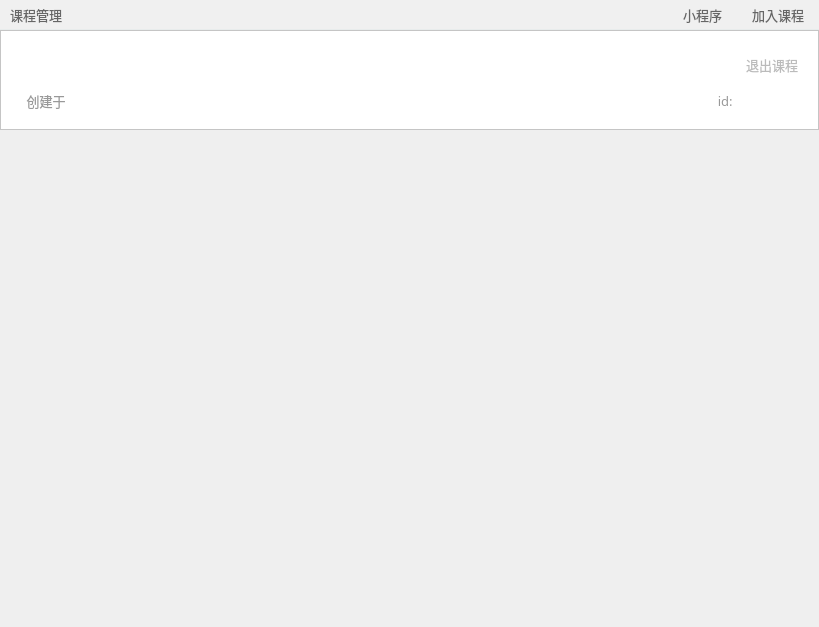
<?xml version="1.0" encoding="UTF-8"?>
<ui version="4.0">
 <class>SCourseManagementWidget</class>
 <widget class="QWidget" name="SCourseManagementWidget">
  <property name="geometry">
   <rect>
    <x>0</x>
    <y>0</y>
    <width>819</width>
    <height>627</height>
   </rect>
  </property>
  <property name="windowTitle">
   <string>Form</string>
  </property>
  <layout class="QGridLayout" name="gridLayout_2">
   <property name="leftMargin">
    <number>0</number>
   </property>
   <property name="topMargin">
    <number>0</number>
   </property>
   <property name="rightMargin">
    <number>0</number>
   </property>
   <property name="bottomMargin">
    <number>0</number>
   </property>
   <property name="spacing">
    <number>0</number>
   </property>
   <item row="1" column="0">
    <widget class="QFrame" name="function_btn_frame">
     <property name="minimumSize">
      <size>
       <width>0</width>
       <height>30</height>
      </size>
     </property>
     <property name="styleSheet">
      <string notr="true">QFrame {
	background: #f0f0f0;
	border: none;
	border-bottom: 1px solid #E8ECEC;
}</string>
     </property>
     <property name="frameShape">
      <enum>QFrame::StyledPanel</enum>
     </property>
     <property name="frameShadow">
      <enum>QFrame::Raised</enum>
     </property>
     <layout class="QHBoxLayout" name="horizontalLayout_4">
      <property name="spacing">
       <number>20</number>
      </property>
      <property name="leftMargin">
       <number>10</number>
      </property>
      <property name="topMargin">
       <number>0</number>
      </property>
      <property name="rightMargin">
       <number>10</number>
      </property>
      <property name="bottomMargin">
       <number>0</number>
      </property>
      <item>
       <widget class="QLabel" name="label_26">
        <property name="font">
         <font>
          <family>微软雅黑</family>
          <pointsize>10</pointsize>
         </font>
        </property>
        <property name="styleSheet">
         <string notr="true">QFrame {
	color: #666666;
	background: none;
	border: none;
}</string>
        </property>
        <property name="text">
         <string>课程管理</string>
        </property>
       </widget>
      </item>
      <item>
       <spacer name="horizontalSpacer_8">
        <property name="orientation">
         <enum>Qt::Horizontal</enum>
        </property>
        <property name="sizeHint" stdset="0">
         <size>
          <width>40</width>
          <height>20</height>
         </size>
        </property>
       </spacer>
      </item>
      <item>
       <widget class="QPushButton" name="mini_program_btn">
        <property name="minimumSize">
         <size>
          <width>0</width>
          <height>25</height>
         </size>
        </property>
        <property name="maximumSize">
         <size>
          <width>16777215</width>
          <height>25</height>
         </size>
        </property>
        <property name="font">
         <font>
          <family>微软雅黑</family>
          <pointsize>10</pointsize>
         </font>
        </property>
        <property name="cursor">
         <cursorShape>PointingHandCursor</cursorShape>
        </property>
        <property name="styleSheet">
         <string notr="true">QPushButton {
	color: #666666;
	background: none;
	border: none;
	border-radius: 5px;
	padding-left: 5px;
	padding-right: 5px;
}

QPushButton:hover {
	background-color: #dedede;
}</string>
        </property>
        <property name="text">
         <string>小程序</string>
        </property>
        <property name="icon">
         <iconset resource="../../Status.qrc">
          <normaloff>:/button/Resources/material/button/mini_program.png</normaloff>:/button/Resources/material/button/mini_program.png</iconset>
        </property>
       </widget>
      </item>
      <item>
       <widget class="QPushButton" name="raise_hand_btn">
        <property name="sizePolicy">
         <sizepolicy hsizetype="Minimum" vsizetype="Fixed">
          <horstretch>0</horstretch>
          <verstretch>0</verstretch>
         </sizepolicy>
        </property>
        <property name="minimumSize">
         <size>
          <width>0</width>
          <height>25</height>
         </size>
        </property>
        <property name="maximumSize">
         <size>
          <width>16777215</width>
          <height>25</height>
         </size>
        </property>
        <property name="font">
         <font>
          <family>微软雅黑</family>
          <pointsize>10</pointsize>
         </font>
        </property>
        <property name="cursor">
         <cursorShape>PointingHandCursor</cursorShape>
        </property>
        <property name="styleSheet">
         <string notr="true">QPushButton {
	color: #666666;
	background: none;
	border: none;
	border-radius: 5px;
	padding-left: 5px;
	padding-right: 5px;
}

QPushButton:hover {
	background-color: #dedede;
}</string>
        </property>
        <property name="text">
         <string>加入课程</string>
        </property>
        <property name="icon">
         <iconset resource="../../Status.qrc">
          <normaloff>:/button/Resources/material/button/join_in.png</normaloff>:/button/Resources/material/button/join_in.png</iconset>
        </property>
        <property name="iconSize">
         <size>
          <width>15</width>
          <height>15</height>
         </size>
        </property>
       </widget>
      </item>
     </layout>
    </widget>
   </item>
   <item row="3" column="0">
    <spacer name="verticalSpacer_3">
     <property name="orientation">
      <enum>Qt::Vertical</enum>
     </property>
     <property name="sizeHint" stdset="0">
      <size>
       <width>20</width>
       <height>40</height>
      </size>
     </property>
    </spacer>
   </item>
   <item row="2" column="0">
    <widget class="QFrame" name="course_base_frame">
     <property name="minimumSize">
      <size>
       <width>819</width>
       <height>100</height>
      </size>
     </property>
     <property name="maximumSize">
      <size>
       <width>16777215</width>
       <height>100</height>
      </size>
     </property>
     <property name="styleSheet">
      <string notr="true">QFrame {
	background-color: #ffffff;
	border-bottom: 1px solid #E8ECEC;
}</string>
     </property>
     <property name="frameShape">
      <enum>QFrame::StyledPanel</enum>
     </property>
     <property name="frameShadow">
      <enum>QFrame::Raised</enum>
     </property>
     <layout class="QGridLayout" name="gridLayout">
      <property name="leftMargin">
       <number>20</number>
      </property>
      <property name="topMargin">
       <number>5</number>
      </property>
      <property name="rightMargin">
       <number>20</number>
      </property>
      <property name="bottomMargin">
       <number>5</number>
      </property>
      <property name="horizontalSpacing">
       <number>5</number>
      </property>
      <property name="verticalSpacing">
       <number>10</number>
      </property>
      <item row="1" column="0" colspan="2">
       <widget class="QComboBox" name="courses_comboBox">
        <property name="sizePolicy">
         <sizepolicy hsizetype="Preferred" vsizetype="Preferred">
          <horstretch>0</horstretch>
          <verstretch>0</verstretch>
         </sizepolicy>
        </property>
        <property name="minimumSize">
         <size>
          <width>0</width>
          <height>0</height>
         </size>
        </property>
        <property name="maximumSize">
         <size>
          <width>16777215</width>
          <height>16777215</height>
         </size>
        </property>
        <property name="font">
         <font>
          <family>微软雅黑</family>
          <pointsize>16</pointsize>
         </font>
        </property>
        <property name="cursor">
         <cursorShape>PointingHandCursor</cursorShape>
        </property>
        <property name="styleSheet">
         <string notr="true">QComboBox {
	color: #333333;
	border: none;
	background-color: #ffffff;
}

QComboBox::down-arrow {
	image: url(:/button/Resources/material/button/down.png);
	width: 20px;
	height: 10px;
}

QComboBox::drop-down{
	border:none;
  
}

QComboBox#comboBoxTwo::drop-down{
	border: none;
	background: none;  
}

QComboBox QAbstractItemView::item {
    font-size: 10px;
}</string>
        </property>
        <property name="iconSize">
         <size>
          <width>16</width>
          <height>16</height>
         </size>
        </property>
       </widget>
      </item>
      <item row="2" column="1">
       <widget class="QLabel" name="create_time_text">
        <property name="minimumSize">
         <size>
          <width>200</width>
          <height>0</height>
         </size>
        </property>
        <property name="maximumSize">
         <size>
          <width>200</width>
          <height>16777215</height>
         </size>
        </property>
        <property name="font">
         <font>
          <family>微软雅黑</family>
          <pointsize>10</pointsize>
         </font>
        </property>
        <property name="styleSheet">
         <string notr="true">QLabel {
	background: none;
	color: #999999;
}</string>
        </property>
        <property name="text">
         <string/>
        </property>
       </widget>
      </item>
      <item row="3" column="0" colspan="6">
       <spacer name="verticalSpacer_2">
        <property name="orientation">
         <enum>Qt::Vertical</enum>
        </property>
        <property name="sizeHint" stdset="0">
         <size>
          <width>20</width>
          <height>40</height>
         </size>
        </property>
       </spacer>
      </item>
      <item row="0" column="0" colspan="6">
       <spacer name="verticalSpacer">
        <property name="orientation">
         <enum>Qt::Vertical</enum>
        </property>
        <property name="sizeHint" stdset="0">
         <size>
          <width>20</width>
          <height>40</height>
         </size>
        </property>
       </spacer>
      </item>
      <item row="1" column="5">
       <widget class="QPushButton" name="delete_course_btn">
        <property name="sizePolicy">
         <sizepolicy hsizetype="Fixed" vsizetype="Fixed">
          <horstretch>0</horstretch>
          <verstretch>0</verstretch>
         </sizepolicy>
        </property>
        <property name="minimumSize">
         <size>
          <width>0</width>
          <height>0</height>
         </size>
        </property>
        <property name="maximumSize">
         <size>
          <width>16777215</width>
          <height>16777215</height>
         </size>
        </property>
        <property name="font">
         <font>
          <family>微软雅黑</family>
          <pointsize>10</pointsize>
         </font>
        </property>
        <property name="cursor">
         <cursorShape>PointingHandCursor</cursorShape>
        </property>
        <property name="styleSheet">
         <string notr="true">QPushButton {
	border: none;
	background: none;
	color: #bbbbbb;
}

QPushButton::hover {
	color: red;
}</string>
        </property>
        <property name="text">
         <string>退出课程</string>
        </property>
       </widget>
      </item>
      <item row="2" column="4" colspan="2">
       <widget class="QLabel" name="course_id_text">
        <property name="font">
         <font>
          <family>微软雅黑</family>
          <pointsize>10</pointsize>
         </font>
        </property>
        <property name="styleSheet">
         <string notr="true">QLabel {
	background: none;
	color: #999999;
}</string>
        </property>
        <property name="text">
         <string/>
        </property>
        <property name="alignment">
         <set>Qt::AlignCenter</set>
        </property>
       </widget>
      </item>
      <item row="2" column="3">
       <widget class="QLabel" name="label_2">
        <property name="font">
         <font>
          <family>微软雅黑</family>
          <pointsize>10</pointsize>
         </font>
        </property>
        <property name="styleSheet">
         <string notr="true">QLabel {
	background: none;
	color: #999999;
}</string>
        </property>
        <property name="text">
         <string>id: </string>
        </property>
        <property name="alignment">
         <set>Qt::AlignRight|Qt::AlignTrailing|Qt::AlignVCenter</set>
        </property>
       </widget>
      </item>
      <item row="2" column="0">
       <widget class="QLabel" name="text">
        <property name="minimumSize">
         <size>
          <width>50</width>
          <height>0</height>
         </size>
        </property>
        <property name="maximumSize">
         <size>
          <width>50</width>
          <height>16777215</height>
         </size>
        </property>
        <property name="font">
         <font>
          <family>微软雅黑</family>
          <pointsize>10</pointsize>
         </font>
        </property>
        <property name="styleSheet">
         <string notr="true">QLabel {
	background: none;
	color: #999999;
}</string>
        </property>
        <property name="text">
         <string>创建于</string>
        </property>
        <property name="alignment">
         <set>Qt::AlignCenter</set>
        </property>
       </widget>
      </item>
      <item row="1" column="2" colspan="3">
       <spacer name="horizontalSpacer_3">
        <property name="orientation">
         <enum>Qt::Horizontal</enum>
        </property>
        <property name="sizeHint" stdset="0">
         <size>
          <width>40</width>
          <height>20</height>
         </size>
        </property>
       </spacer>
      </item>
      <item row="2" column="2">
       <spacer name="horizontalSpacer">
        <property name="orientation">
         <enum>Qt::Horizontal</enum>
        </property>
        <property name="sizeHint" stdset="0">
         <size>
          <width>40</width>
          <height>20</height>
         </size>
        </property>
       </spacer>
      </item>
     </layout>
    </widget>
   </item>
  </layout>
 </widget>
 <resources>
  <include location="../../Status.qrc"/>
 </resources>
 <connections/>
</ui>
